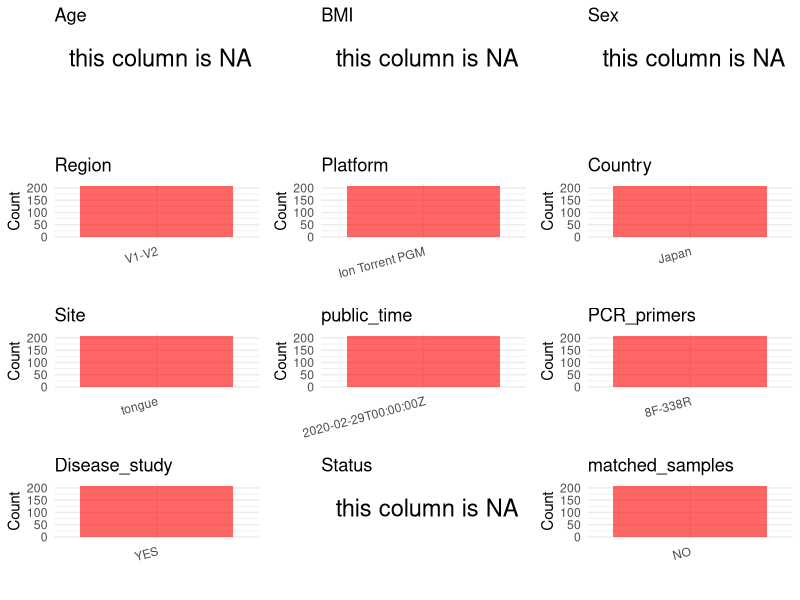

The R script that drew this image: (Note: this script raises an error after producing the figure.)
## ---- chunk 1
# Load necessary libraries
library(dplyr)
library(ggplot2)
library(cowplot)
library(readxl)

# Set working directory (update this path to your local directory)
setwd("/home/dongbiao/word_embedding_microbiome/all_data/oral/global-oral-microbiome/data/projects/PRJDB9265")

# Read the initial metadata files
initial_meta<-read.csv("SraRunTable.csv") %>% filter(Instrument != "Sequel")

head(initial_meta)
## ---- chunk 2
# Create a uniform metadata dataframe
metadata <- data.frame(
  BioProject = initial_meta$BioProject,
  Run = initial_meta$Run,
  sample_name = initial_meta$sample_name,
  Age = NA,
  BMI = NA,
  Sex=NA,
  Region = "V1-V2",
  Platform = initial_meta$Instrument,
  Country = initial_meta$geo_loc_name,
  Site = "tongue",
  public_time = initial_meta$ReleaseDate,
  stringsAsFactors = FALSE
)
metadata<-unique(metadata)
## ---- chunk 3
# Add information obtained from the publication
metadata$PCR_primers <- "8F-338R"
metadata$title <- "Disrupted tongue microbiota and detection of nonindigenous bacteria on the day of allogeneic hematopoietic stem cell transplantation"
metadata$Disease_study <- "YES"

# Assign disease status based on sample_name patterns
metadata$Status <- NA
metadata$matched_samples <- "NO"
## ---- chunk 4
# Check the number of unique runs and sample names
print(paste("Number of unique runs:", length(unique(metadata$Run))))
print(paste("Number of unique sample names:", length(unique(metadata$sample_name))))
## ---- chunk 5
# Select columns for visualization
plot_data <- metadata %>%
  select(-BioProject, -Run, -sample_name, -title)

# Function to create simple plots for each column
create_simple_plots <- function(data) {
  plots <- list()
  
  for (col in colnames(data)) {
    # Check if the column is all NA
    if (all(is.na(data[[col]]))) {
      # Create an empty plot with text indicating all NA
      p <- ggplot() +
        annotate("text", x = 0.5, y = 0.5, label = "this column is NA", size = 6) +
        labs(title = col) +
        theme_void()
    } else if (is.numeric(data[[col]])) {
      # Numeric variable: histogram
      p <- ggplot(data, aes(x = .data[[col]])) +
        geom_histogram(fill = "blue", alpha = 0.6, bins = 20, na.rm = TRUE) +
        labs(title = col) +
        theme_minimal()
    } else {
      # Categorical variable: bar plot (remove NA values)
      count_data <- as.data.frame(table(data[[col]], useNA = "ifany"))
      p <- ggplot(count_data, aes(x = reorder(Var1, -Freq), y = Freq)) +
        geom_col(fill = "red", alpha = 0.6) +
        labs(title = col, x = NULL, y = "Count") +
        theme_minimal() +
        theme(axis.text.x = element_text(angle = 15, hjust = 1))
    }
    plots[[col]] <- p
  }
  
  return(plots)
}

# Generate and arrange plots
plots <- create_simple_plots(plot_data)
p<-plot_grid(plots$Age, 
          plots$BMI, 
          plots$Sex, 
          plots$Region, 
          plots$Platform, 
          plots$Country, 
          plots$Site,
          plots$public_time, 
          plots$PCR_primers,
          plots$Disease_study,
          plots$Status,
          plots$matched_samples,# add 
          ncol = 3, align = "hv", axis = "lb")
ggsave("Metadata_Summary.png", plot = p, width = 8, height = 6, dpi = 150)
## ---- chunk 6
knitr::include_graphics("Metadata_Summary.png")
## ---- chunk 7
# Reorder columns to match the desired format
metadata <- metadata[, c(
  "BioProject", "Run", "sample_name", "Age", "BMI", "Sex", 
  "Region", "Platform", "Country", "Site", "public_time", 
  "PCR_primers", "title", "Disease_study", "Status","matched_samples"
)]

# Export the uniform metadata to a CSV file
metadata<-unique(metadata)
write.csv(metadata, file = "metadata.csv", quote = FALSE)
head(metadata)
